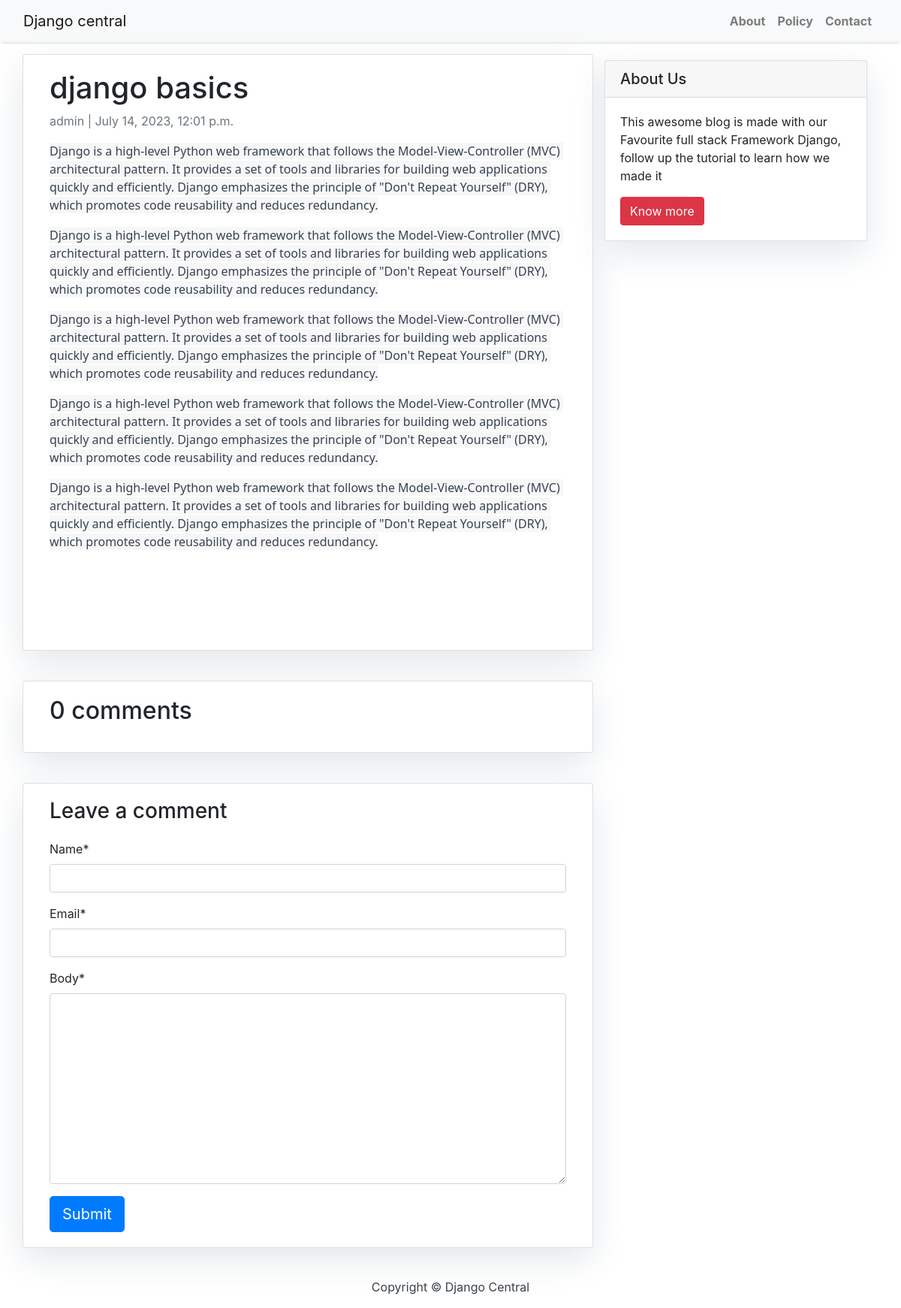
Screenshot of /learning-django/ with the database file from the repository.
### blog/models.py (models this page shows, shortened)
class Post(models.Model):
    title = models.CharField(max_length=200, unique=True)
    slug = models.SlugField(max_length=200, unique=True)
    author = models.ForeignKey(
        User, on_delete=models.CASCADE, related_name="blog_posts"
    )
    updated_on = models.DateTimeField(auto_now=True)
    content = models.TextField()
    created_on = models.DateTimeField(auto_now_add=True)
    status = models.IntegerField(choices=STATUS, default=0)
    class Meta:
        ordering = ["-created_on"]

### blog/views.py (the view)
# urls.py: path("<slug:slug>/", views.post_detail, name="post_detail"),
def post_detail(request, slug):
    template_name = "post_detail.html"
    post = get_object_or_404(Post, slug=slug)
    comments = post.comments.filter(active=True).order_by("-created_on")
    new_comment = None
    if request.method == "POST":
        comment_form = CommentForm(data=request.POST)
        if comment_form.is_valid():
            new_comment = comment_form.save(commit=False)
            new_comment.post = post
            new_comment.save()
    else:
        comment_form = CommentForm()
    return render(
        request,
        template_name,
        {
            "post": post,
            "comments": comments,
            "new_comment": new_comment,
            "comment_form": comment_form,
        },
    )

### blog/forms.py
class CommentForm(forms.ModelForm):
    class Meta:
        model = Comment
        fields = ("name", "email", "body")

### templates/post_detail.html (shortened to what this page needs)
{% extends 'base.html' %} {% block content %}
    {% load crispy_forms_tags %}
    <div class="container">
        <div class="row">
            <div class="col-md-8 card mb-4  mt-3 left  top">
                <div class="card-body">
                    <h1>{% block title %} {{ post.title }} {% endblock title %}</h1>
                    <p class=" text-muted">{{ post.author }} | {{ post.created_on }}</p>
                    <p class="card-text ">{{ post.content | safe }}</p>
                </div>
            </div>
            {% block sidebar %} {% include 'sidebar.html' %} {% endblock sidebar %}
            <div class="col-md-8 card mb-4  mt-3 ">
                <div class="card-body">
                    {% with comments.count as total_comments %}
                        <h2>{{ total_comments }} comments</h2>
                    {% endwith %}
                </div>
            </div>
            <div class="col-md-8 card mb-4  mt-3 ">
                <div class="card-body">
                    {% if new_comment %}
                        <div class="alert alert-success" role="alert">
                            Your comment is awaiting moderation
                        </div>
                    {% else %}
                        <h3>Leave a comment</h3>
                        <form method="post" style="margin-top: 1.3em;">
                            {{ comment_form | crispy }}
                            <button type="submit" class="btn btn-primary  btn-lg">Submit</button>
                        </form>
                    {% endif %}
                </div>
            </div>
        </div>
    </div>
{% endblock content %}

### templates/base.html (shortened to what this page needs)
{% load static %}
<!DOCTYPE html>
<html>
    <head>
        <link rel="stylesheet" href="{% static 'css/base.css' %}">
        <link rel="stylesheet" href="https://maxcdn.bootstrapcdn.com/bootstrap/4.0.0/css/bootstrap.min.css"
 />
    </head>
    <body>
        <nav class="navbar navbar-expand-lg navbar-light bg-light shadow" id="mainNav">
            <div class="container-fluid">
                <a class="navbar-brand" href="{% url 'home' %}">Django central</a>
                <div class="collapse navbar-collapse" id="navbarResponsive">
                    <ul class="navbar-nav ml-auto">
                        <li class="nav-item text-black">
                            <a class="nav-link text-black font-weight-bold" href="#">About</a>
                        </li>
                        <li class="nav-item text-black">
                            <a class="nav-link text-black font-weight-bold" href="#">Policy</a>
                        </li>
                        <li class="nav-item text-black">
                            <a class="nav-link text-black font-weight-bold" href="#">Contact</a>
                        </li>
                    </ul>
                </div>
            </div>
    </nav>
    {% block content %}{% endblock content %}
    <footer class="py-3 bg-grey">
        <p class="m-0 text-dark text-center ">Copyright &copy; Django Central</p>
    </footer>
</body>
</html>

### templates/sidebar.html
{% block sidebar %}
    <div class="col-md-4 float-right ">
        <div class="card my-4">
            <h5 class="card-header">About Us</h5>
            <div class="card-body">
                <p class="card-text"> This awesome blog is made with our Favourite full stack Framework Django,
                    follow up the tutorial to learn how we made it</p>
                <a href="#" class="btn btn-danger">Know more</a>
            </div>
        </div>
    </div>
{% endblock sidebar %}

### static/css/base.css (style rules this page uses)
body { font-family: "Roboto", sans-serif; font-size: 17px; background-color: #fdfdfd; }
.shadow { box-shadow: 0 4px 2px -2px rgba(0, 0, 0, 0.1); }
.btn-danger { color: #fff; background-color: #f00000; border-color: #dc281e; }
.card { box-shadow: 0 16px 48px #E3E7EB; }

### rows the page displays
Post: title "django basics", author "admin", created_on "July 14, 2023, 12:01 p.m.", content "Django is a high-level Python web framework that follows the Model-View-Controller (MVC) architectural pattern. It provides a set of tools and libraries for building web applications quickly and efficiently. Django emphasizes the principle of \"Don't Repeat Yourself\" (DRY), which promotes code reusability and reduces redundancy. Django is a high-level Python web framework that follows the Model-View-Controller (MVC) architectural pattern. It provides a set of tools and libraries for building web applications quickly and efficiently. Django emphasizes the principle of \"Don't Repeat Yourself\" (DRY), which promotes code reusability and reduces redundancy. Django is a high-level Python web…"

### other values shown
{{ total_comments }} "0"
